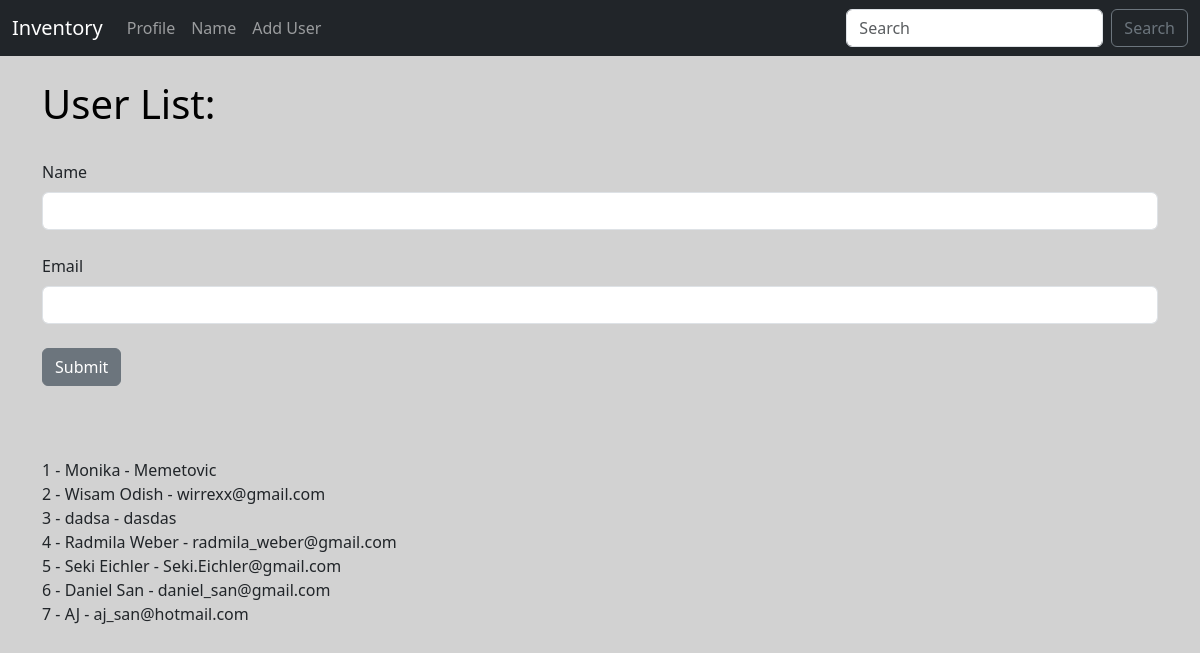
Screenshot of /users/add with the database file from the repository.
### app.py (models this page shows, shortened)
class Users(db.Model):
    id = db.Column(db.Integer, primary_key=True)
    name = db.Column(db.String(30), nullable=False)
    email = db.Column(db.String(100), nullable=False, unique=True)
    date_added = db.Column(db.DateTime, default=datetime.utcnow)

### app.py (the view, shortened to what this page needs)
@app.route('/users/add', methods=['GET', 'POST'])
def add_user():
	name = None
	form = UserForm()
	our_users=Users.query.order_by(Users.date_added)
	return render_template('add_user.html', form=form, name=name, our_users=our_users)

### app.py
class UserForm(FlaskForm):
	name =  StringField("Name ", validators=[DataRequired()])
	email =  StringField("Email", validators=[DataRequired()])
	submit = SubmitField("Submit")

### templates/add_user.html (shortened to what this page needs)
{% extends "base.html" %}
{% block content %}
{% if name %}
	<h1>User Added!</h1>
	<br><br>
<table border="1">
    <tr>
        <th>ID</th>
        <th>Name</th>
        <th>Email</th>
    </tr>
    {% for our_user in our_users %}
    <tr>
        <td>{{ our_user.id }}</td>
        <td>{{ our_user.name }}</td>
        <td>{{ our_user.email }}</td>
    </tr>
    {% endfor %}
</table>
{% else %}
	<h1>User List:</h1>
	<br>
	<form method ='POST'>
		{{ form.name.label(class="form-label") }}<br>
		{{ form.name(class="form-control") }} <br>
		{{ form.email.label(class="form-label") }}<br>
		{{ form.email(class="form-control") }} <br>
		{{ form.submit(class="btn btn-secondary") }}
	</form>
<br><br><br>
{% for our_user in our_users %}
	{{our_user.id}} - {{ our_user.name}} - {{ our_user.email }}<br>
{% endfor %}
{% endif %}
{% endblock %}

### templates/base.html (shortened to what this page needs)
<!doctype html>
<html lang="en">
  <head>
    <link href="https://cdn.jsdelivr.net/npm/bootstrap@5.3.2/dist/css/bootstrap.min.css" rel="stylesheet">
    <link href="{{ url_for('static', filename='css/style.css') }}" rel="stylesheet">
  </head>
  <body>
  	{% include 'navbar.html' %}
  	<br>
	  	<div class ="container">
		  	{% block content %}{% endblock %}
		</div>
  </body>
</html>

### templates/navbar.html (shortened to what this page needs)
<nav class="navbar navbar-expand-lg navbar-dark bg-dark">
  <div class="container-fluid">
    <a class="navbar-brand" href="{{url_for('index')}}">Inventory</a>
    <div class="collapse navbar-collapse" id="navbarSupportedContent">
      <ul class="navbar-nav me-auto mb-2 mb-lg-0">
        <li class="nav-item">
          <a class="nav-link" href="{{url_for('user', name='User'|title)}}">Profile</a>
        </li>
          <li class="nav-item">
            <a class="nav-link" href="{{url_for('create_name')}}">Name</a>
          <li class="nav-item">
            <a class="nav-link" href="{{url_for('add_user')}}">Add User</a>
        </li>
        </li>
      </ul>
      <form class="d-flex" role="search">
        <input class="form-control me-2" type="search" placeholder="Search" aria-label="Search">
        <button class="btn btn-outline-secondary" type="submit">Search</button>
      </form>
    </div>
  </div>
</nav>

### static/css/style.css (style rules this page uses)
h1 { color:black; font-size: 60; }
body { background: #D2D2D2; }

### rows the page displays
Users: id "1", name "Monika", email "Memetovic"
Users: id "2", name "Wisam Odish", email "wirrexx@gmail.com"
Users: id "3", name "dadsa", email "dasdas"
Users: id "4", name "Radmila Weber", email "radmila_weber@gmail.com"
Users: id "5", name "Seki Eichler", email "Seki.Eichler@gmail.com"
Users: id "6", name "Daniel San", email "daniel_san@gmail.com"
Users: id "7", name "AJ", email "aj_san@hotmail.com"
